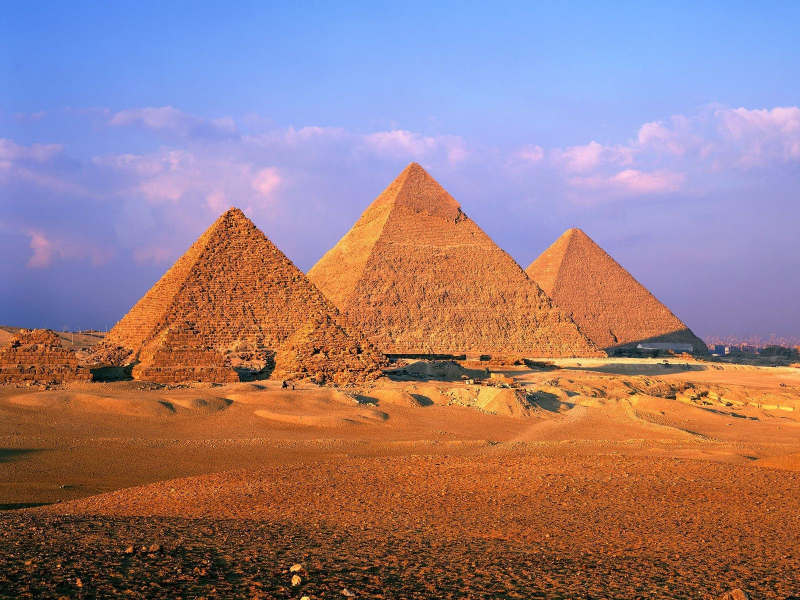
#> input picture images/Pyramids1.jpg, 1600 x 1200 px (shown at 1/2 size)
$ python regionGrowing.py   (Python 2 division)
#> lines starting #> are read from the running program, lines starting #| are printed output that depends on the picture
#Implement region growing segmentation.
#Allow user to set an initial seed and then segment this region according to similarity of colors and or intensity.
import cv2, cv
import numpy as np
from matplotlib import pyplot as plt
import sys
#https://www.youtube.com/watch?v=DD52pKezdgY
# [64 lines left out: functions on_mouse, region_growing, not called in this run]


if __name__ == '__main__':


    boxes = []
    filename = 'images/Pyramids1.jpg'
    img = cv2.imread(filename, 0)
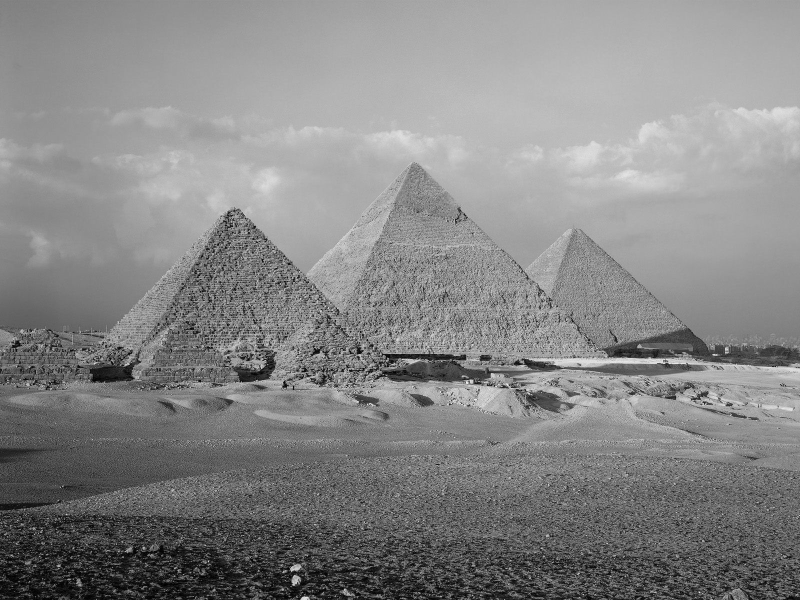
#> img: shape (1200, 1600) (shown at 1/2 size); min 0, max 255, mean 134.4
    resized = cv2.resize(img,(256,256))
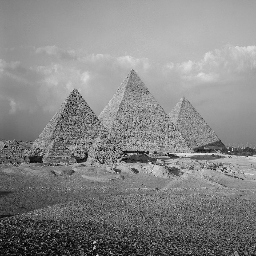
#> resized: shape (256, 256); min 0, max 241, mean 134.3
    cv2.namedWindow('input')
    cv2.setMouseCallback('input', on_mouse, 0,)
    cv2.imshow('input', resized)
    cv2.waitKey()
    print "Starting region growing based on last click"
#> (the run stopped early here; a loop or call above may not have finished)
